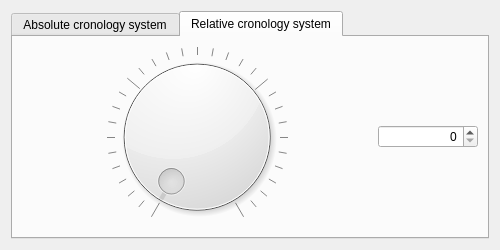
<?xml version="1.0" encoding="UTF-8"?>
<ui version="4.0">
 <class>DialogGisTimeController</class>
 <widget class="QDialog" name="DialogGisTimeController">
  <property name="geometry">
   <rect>
    <x>0</x>
    <y>0</y>
    <width>500</width>
    <height>250</height>
   </rect>
  </property>
  <property name="minimumSize">
   <size>
    <width>400</width>
    <height>156</height>
   </size>
  </property>
  <property name="maximumSize">
   <size>
    <width>500</width>
    <height>250</height>
   </size>
  </property>
  <property name="sizeIncrement">
   <size>
    <width>400</width>
    <height>156</height>
   </size>
  </property>
  <property name="windowTitle">
   <string>pyArchInit Gestione Scavi - Time Controller</string>
  </property>
  <property name="windowIcon">
   <iconset resource="resources.qrc">
    <normaloff>:/icons/iconTimeControll.png</normaloff>:/icons/iconTimeControll.png</iconset>
  </property>
  <layout class="QGridLayout" name="gridLayout">
   <item row="0" column="0">
    <widget class="QTabWidget" name="tabWidget">
     <property name="currentIndex">
      <number>1</number>
     </property>
     <widget class="QWidget" name="tab">
      <attribute name="title">
       <string>Absolute cronology system</string>
      </attribute>
      <layout class="QGridLayout" name="gridLayout_2">
       <item row="0" column="0" colspan="5">
        <widget class="QTextEdit" name="textEdit">
         <property name="enabled">
          <bool>false</bool>
         </property>
         <property name="styleSheet">
          <string notr="true">background-color: rgb(255, 255, 255);</string>
         </property>
         <property name="html">
          <string>&lt;!DOCTYPE HTML PUBLIC &quot;-//W3C//DTD HTML 4.0//EN&quot; &quot;http://www.w3.org/TR/REC-html40/strict.dtd&quot;&gt;
&lt;html&gt;&lt;head&gt;&lt;meta name=&quot;qrichtext&quot; content=&quot;1&quot; /&gt;&lt;style type=&quot;text/css&quot;&gt;
p, li { white-space: pre-wrap; }
&lt;/style&gt;&lt;/head&gt;&lt;body style=&quot; font-family:'MS Shell Dlg 2'; font-size:8.25pt; font-weight:400; font-style:normal;&quot;&gt;
&lt;p align=&quot;justify&quot; style=&quot; margin-top:0px; margin-bottom:0px; margin-left:0px; margin-right:0px; -qt-block-indent:0; text-indent:0px;&quot;&gt;&lt;span style=&quot; font-size:9pt; font-weight:600;&quot;&gt;Per funzionare il sistema di ricerca per cronologie assolute richiede la creazione dei periodi di scavo nella scheda Periodizzazione. La cronologia assoluta qui utilizzata viene riferita ai termini &amp;quot;avanti Cristo&amp;quot; e &amp;quot;dopo Cristo&amp;quot;. Per settare valori avanti Cristo utilizzare il segno &amp;quot;-&amp;quot; davanti all'anno (ex: 268 a.C. = -268). Per settare valori dopo Cristo utilizzare non e' necessario utilizzare alcun segno (1400 d.C. = 1440).&lt;/span&gt;&lt;/p&gt;
&lt;p align=&quot;justify&quot; style=&quot;-qt-paragraph-type:empty; margin-top:0px; margin-bottom:0px; margin-left:0px; margin-right:0px; -qt-block-indent:0; text-indent:0px; font-size:9pt; font-weight:600;&quot;&gt;&lt;/p&gt;&lt;/body&gt;&lt;/html&gt;</string>
         </property>
        </widget>
       </item>
       <item row="1" column="0" colspan="5">
        <widget class="QLabel" name="label_2">
         <property name="text">
          <string>Visualizza l'intervallo di tempo compreso tra l'anno:</string>
         </property>
        </widget>
       </item>
       <item row="2" column="0">
        <widget class="QLabel" name="label">
         <property name="text">
          <string>Cronologia iniziale</string>
         </property>
        </widget>
       </item>
       <item row="2" column="1">
        <widget class="QSpinBox" name="spinBox_cron_iniz">
         <property name="minimum">
          <number>-4000000</number>
         </property>
         <property name="maximum">
          <number>2010</number>
         </property>
         <property name="singleStep">
          <number>250</number>
         </property>
        </widget>
       </item>
       <item row="2" column="2">
        <widget class="QLabel" name="label_4">
         <property name="text">
          <string>e l'anno</string>
         </property>
        </widget>
       </item>
       <item row="2" column="3">
        <widget class="QLabel" name="label_3">
         <property name="text">
          <string>Cronologia finale</string>
         </property>
        </widget>
       </item>
       <item row="2" column="4">
        <widget class="QSpinBox" name="spinBox_cron_fin">
         <property name="minimum">
          <number>-4000000</number>
         </property>
         <property name="maximum">
          <number>2010</number>
         </property>
         <property name="singleStep">
          <number>250</number>
         </property>
        </widget>
       </item>
       <item row="3" column="0" colspan="5">
        <widget class="QPushButton" name="pushButton_visualize">
         <property name="minimumSize">
          <size>
           <width>100</width>
           <height>25</height>
          </size>
         </property>
         <property name="toolTip">
          <string>Prev rec</string>
         </property>
         <property name="text">
          <string>Visualizza</string>
         </property>
        </widget>
       </item>
      </layout>
     </widget>
     <widget class="QWidget" name="tab_2">
      <attribute name="title">
       <string>Relative cronology system</string>
      </attribute>
      <layout class="QHBoxLayout" name="horizontalLayout">
       <item>
        <widget class="QDial" name="dial_relative_cronology">
         <property name="maximum">
          <number>30</number>
         </property>
         <property name="notchesVisible">
          <bool>true</bool>
         </property>
        </widget>
       </item>
       <item>
        <widget class="QSpinBox" name="spinBox_relative_cronology">
         <property name="maximumSize">
          <size>
           <width>100</width>
           <height>16777215</height>
          </size>
         </property>
         <property name="alignment">
          <set>Qt::AlignRight|Qt::AlignTrailing|Qt::AlignVCenter</set>
         </property>
         <property name="accelerated">
          <bool>false</bool>
         </property>
         <property name="minimum">
          <number>0</number>
         </property>
         <property name="maximum">
          <number>1000</number>
         </property>
         <property name="value">
          <number>0</number>
         </property>
        </widget>
       </item>
      </layout>
     </widget>
    </widget>
   </item>
  </layout>
 </widget>
 <resources>
  <include location="resources.qrc"/>
 </resources>
 <connections/>
</ui>
